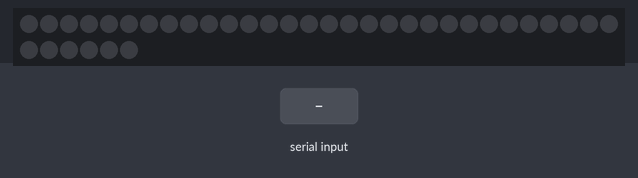
Simulated run of this sketch. Board: Arduino Uno, built with avr-gcc and run on an emulated ATmega328P. Parts: 36 RGB LEDs in strip order, left to right, continuing on the next row. Inputs (shaded band) come from the test bench. What the sketch prints to the serial monitor is not drawn.

Above: at 1.2 s.
1.3 s: "white" received over Serial
At 3.4 s:
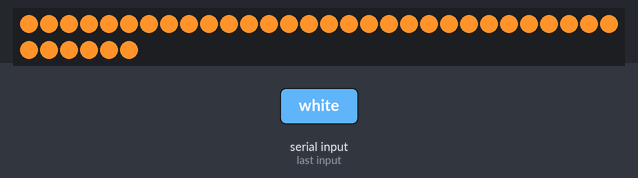
3.8 s: "rainbow" received over Serial
At 5.8 s:
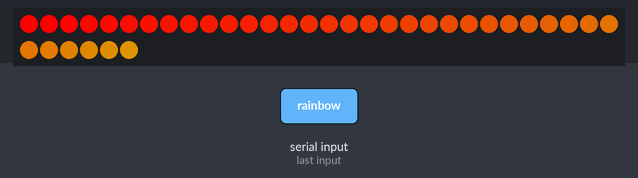
6.8 s: "black" received over Serial
At 8.9 s:
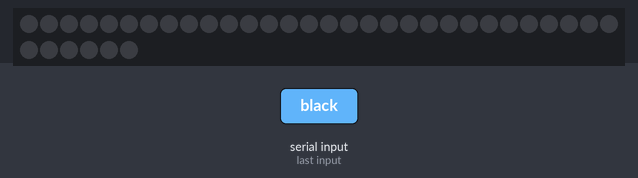
Timing chart, 0 to 10.4 s (numbered marks = the images above; inputs shaded):
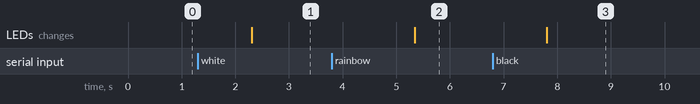

Measured:
- after the input at 1.3 s, the LEDs: change after 1.0 s (image 1)
- after the input at 3.8 s, the LEDs: change after 1.5 s (image 2)
- after the input at 6.8 s, the LEDs: change after 1.0 s (image 3)

The sketch:

magic_mirror_lights.ino
```cpp
#include <Adafruit_NeoPixel.h>
#ifdef __AVR__
  #include <avr/power.h>
#endif

#define PIN 6
#define NUM_LED 36

Adafruit_NeoPixel strip = Adafruit_NeoPixel(NUM_LED, PIN, NEO_GRB + NEO_KHZ800);

void setup() {
  #if defined (__AVR_ATtiny85__)
    if (F_CPU == 16000000) clock_prescale_set(clock_div_1);
  #endif

  while (!Serial) {
    ; // wait for serial port to connect. Needed for native USB port only
  }

  Serial.begin(9600);
  strip.begin();
  strip.show(); // Initialize all pixels to 'off'
}
void loop() {
  if(Serial.available()) {
    String data = Serial.readString();
    Serial.print(data);
    if (data == "black") {
      Serial.print(data);
      turnOff();
    } else if (data == "white") {
      Serial.print(data);
//      rainbow(100);
      solidColor();
    } else if (data == "rainbow") {
      Serial.print(data);
      rainbow();
    }
  }
}

void turnOff() {
  uint16_t i;
  for (i=0; i<strip.numPixels(); i++) {
    strip.setPixelColor(i, 0);
  }
  strip.show();
}

void solidColor() {
  uint16_t i;
  for (i=0; i<strip.numPixels(); i++) {
    uint32_t warmWhite = strip.Color(255, 147, 41);
    strip.setPixelColor(i, warmWhite);
  }
  strip.show();
}

void rainbow() {
  uint16_t i, j;

  for(j=0; j<256; j++) {
    for(i=0; i<strip.numPixels(); i++) {
      strip.setPixelColor(i, Wheel((i+j) & 255));
    }
    strip.show();
  }
}

// Input a value 0 to 255 to get a color value.
// The colours are a transition r - g - b - back to r.
uint32_t Wheel(byte WheelPos) {
  WheelPos = 255 - WheelPos;
  if(WheelPos < 85) {
    return strip.Color(255 - WheelPos * 3, 0, WheelPos * 3);
  }
  if(WheelPos < 170) {
    WheelPos -= 85;
    return strip.Color(0, WheelPos * 3, 255 - WheelPos * 3);
  }
  WheelPos -= 170;
  return strip.Color(WheelPos * 3, 255 - WheelPos * 3, 0);
}
```
